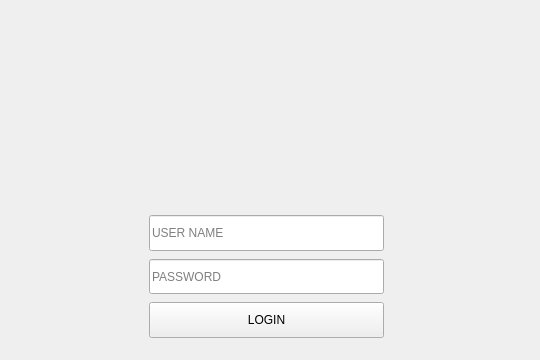
<?xml version="1.0" encoding="UTF-8"?>
<ui version="4.0">
 <class>loginWindow</class>
 <widget class="QWidget" name="loginWindow">
  <property name="geometry">
   <rect>
    <x>0</x>
    <y>0</y>
    <width>540</width>
    <height>360</height>
   </rect>
  </property>
  <property name="windowTitle">
   <string>Please Login</string>
  </property>
  <property name="styleSheet">
   <string notr="true"/>
  </property>
  <widget class="QWidget" name="layoutWidget">
   <property name="geometry">
    <rect>
     <x>21</x>
     <y>18</y>
     <width>491</width>
     <height>331</height>
    </rect>
   </property>
   <layout class="QVBoxLayout" name="verticalLayout" stretch="5,1,1,1">
    <property name="spacing">
     <number>8</number>
    </property>
    <property name="sizeConstraint">
     <enum>QLayout::SetDefaultConstraint</enum>
    </property>
    <item>
     <widget class="QLabel" name="label">
      <property name="sizePolicy">
       <sizepolicy hsizetype="Preferred" vsizetype="Preferred">
        <horstretch>0</horstretch>
        <verstretch>1</verstretch>
       </sizepolicy>
      </property>
      <property name="font">
       <font>
        <family>楷体</family>
        <pointsize>30</pointsize>
        <weight>50</weight>
        <italic>false</italic>
        <bold>false</bold>
       </font>
      </property>
      <property name="styleSheet">
       <string notr="true">color:rgb(92, 28, 255);
font: 30pt &quot;楷体&quot;;</string>
      </property>
      <property name="lineWidth">
       <number>-1</number>
      </property>
      <property name="text">
       <string/>
      </property>
      <property name="textFormat">
       <enum>Qt::RichText</enum>
      </property>
      <property name="pixmap">
       <pixmap resource="style.qrc">:/style/logo.png</pixmap>
      </property>
      <property name="scaledContents">
       <bool>false</bool>
      </property>
      <property name="alignment">
       <set>Qt::AlignCenter</set>
      </property>
      <property name="indent">
       <number>0</number>
      </property>
     </widget>
    </item>
    <item>
     <layout class="QHBoxLayout" name="horizontalLayout_4" stretch="1,2,1">
      <property name="sizeConstraint">
       <enum>QLayout::SetFixedSize</enum>
      </property>
      <item>
       <spacer name="horizontalSpacer_3">
        <property name="orientation">
         <enum>Qt::Horizontal</enum>
        </property>
        <property name="sizeHint" stdset="0">
         <size>
          <width>40</width>
          <height>20</height>
         </size>
        </property>
       </spacer>
      </item>
      <item>
       <widget class="QLineEdit" name="le_name">
        <property name="sizePolicy">
         <sizepolicy hsizetype="Expanding" vsizetype="Expanding">
          <horstretch>0</horstretch>
          <verstretch>0</verstretch>
         </sizepolicy>
        </property>
        <property name="text">
         <string/>
        </property>
        <property name="placeholderText">
         <string>USER NAME</string>
        </property>
        <property name="clearButtonEnabled">
         <bool>true</bool>
        </property>
       </widget>
      </item>
      <item>
       <spacer name="horizontalSpacer_4">
        <property name="orientation">
         <enum>Qt::Horizontal</enum>
        </property>
        <property name="sizeHint" stdset="0">
         <size>
          <width>40</width>
          <height>20</height>
         </size>
        </property>
       </spacer>
      </item>
     </layout>
    </item>
    <item>
     <layout class="QHBoxLayout" name="horizontalLayout_3" stretch="1,2,1">
      <property name="sizeConstraint">
       <enum>QLayout::SetFixedSize</enum>
      </property>
      <item>
       <spacer name="horizontalSpacer_5">
        <property name="orientation">
         <enum>Qt::Horizontal</enum>
        </property>
        <property name="sizeHint" stdset="0">
         <size>
          <width>40</width>
          <height>20</height>
         </size>
        </property>
       </spacer>
      </item>
      <item>
       <widget class="QLineEdit" name="le_pswd">
        <property name="sizePolicy">
         <sizepolicy hsizetype="Expanding" vsizetype="Expanding">
          <horstretch>0</horstretch>
          <verstretch>0</verstretch>
         </sizepolicy>
        </property>
        <property name="echoMode">
         <enum>QLineEdit::Password</enum>
        </property>
        <property name="placeholderText">
         <string>PASSWORD</string>
        </property>
        <property name="clearButtonEnabled">
         <bool>true</bool>
        </property>
       </widget>
      </item>
      <item>
       <spacer name="horizontalSpacer_6">
        <property name="orientation">
         <enum>Qt::Horizontal</enum>
        </property>
        <property name="sizeHint" stdset="0">
         <size>
          <width>40</width>
          <height>20</height>
         </size>
        </property>
       </spacer>
      </item>
     </layout>
    </item>
    <item>
     <layout class="QHBoxLayout" name="horizontalLayout" stretch="1,2,1">
      <property name="sizeConstraint">
       <enum>QLayout::SetFixedSize</enum>
      </property>
      <item>
       <spacer name="horizontalSpacer_7">
        <property name="orientation">
         <enum>Qt::Horizontal</enum>
        </property>
        <property name="sizeHint" stdset="0">
         <size>
          <width>40</width>
          <height>20</height>
         </size>
        </property>
       </spacer>
      </item>
      <item>
       <widget class="QPushButton" name="btn_login">
        <property name="sizePolicy">
         <sizepolicy hsizetype="Minimum" vsizetype="Expanding">
          <horstretch>0</horstretch>
          <verstretch>0</verstretch>
         </sizepolicy>
        </property>
        <property name="text">
         <string>LOGIN</string>
        </property>
       </widget>
      </item>
      <item>
       <spacer name="horizontalSpacer_8">
        <property name="orientation">
         <enum>Qt::Horizontal</enum>
        </property>
        <property name="sizeHint" stdset="0">
         <size>
          <width>40</width>
          <height>20</height>
         </size>
        </property>
       </spacer>
      </item>
     </layout>
    </item>
   </layout>
  </widget>
  <widget class="QPushButton" name="btn_netSetting">
   <property name="enabled">
    <bool>true</bool>
   </property>
   <property name="geometry">
    <rect>
     <x>510</x>
     <y>0</y>
     <width>28</width>
     <height>28</height>
    </rect>
   </property>
   <property name="sizePolicy">
    <sizepolicy hsizetype="Fixed" vsizetype="Fixed">
     <horstretch>1</horstretch>
     <verstretch>1</verstretch>
    </sizepolicy>
   </property>
   <property name="minimumSize">
    <size>
     <width>28</width>
     <height>28</height>
    </size>
   </property>
   <property name="maximumSize">
    <size>
     <width>28</width>
     <height>28</height>
    </size>
   </property>
   <property name="text">
    <string/>
   </property>
   <property name="icon">
    <iconset resource="style.qrc">
     <normaloff>:/style/net.png</normaloff>:/style/net.png</iconset>
   </property>
   <property name="flat">
    <bool>true</bool>
   </property>
  </widget>
 </widget>
 <layoutdefault spacing="6" margin="11"/>
 <resources>
  <include location="style.qrc"/>
 </resources>
 <connections/>
</ui>
